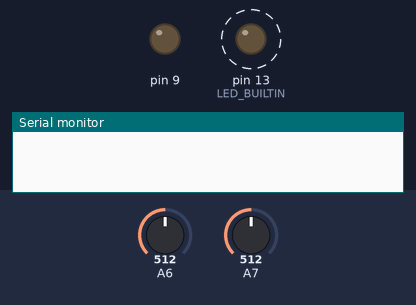
Recording of a sketch running on a simulated Arduino Mega 2560, built with avr-gcc and run on an emulated ATmega2560. Shown: output pins drawn as LEDs (lit = HIGH), the last lines printed to the serial monitor. Dashed ring = blinking. Inputs (shaded band) come from the test bench; at power-on: A6 = 512, A7 = 512.

Above: at 0.07 s.
At 6.39 s:
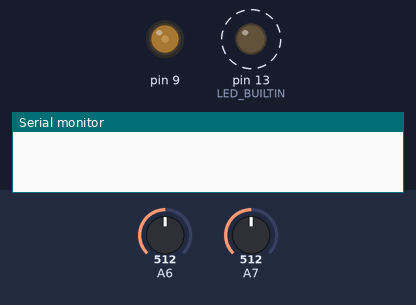
At 12.71 s:
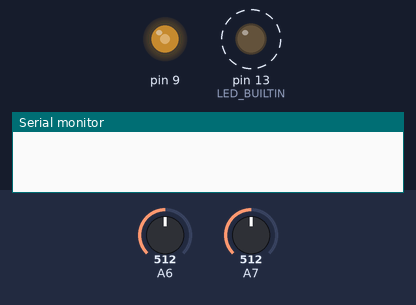
At 25.3 s:
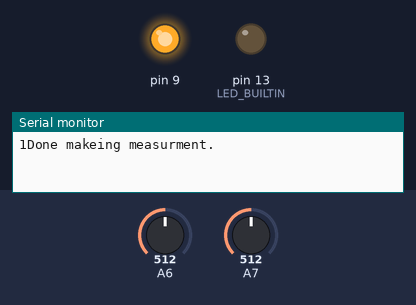
Timing chart, 0 to 26.8 s (numbered marks = the images above):
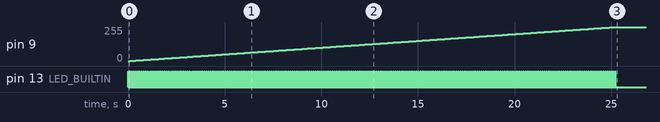

Measured:
- by itself, pin 9: moves from 0/255 to 255/255 over 25.1 s
- by itself, pin 13 (LED_BUILTIN): alternates HIGH for 0.03 s and LOW for 0.07 s, 512 changes in all, then stays LOW

The sketch:

nanocode.ino
```cpp
#include "nanocode.h"

void setup()
{
    Serial.begin(9600);
    pinMode(LED_BUILTIN, OUTPUT);
    Wire.begin(ADDRESS);
    Wire.onRequest(requestEvent);
    initWatchDog();
}

void loop()
{
    wdt_reset();
    makeMeasurments(&cigs1);

    // Waiting for data request.
    allowTransmission = true;
    digitalWrite(LED_BUILTIN, LOW);

    while(allowTransmission)
    {
        wdt_reset();
        Serial.println("waiting...");
        delay(100);
    }

    makeMeasurments(&cigs2);

    // Waiting for data request.
    allowTransmission = true;
    digitalWrite(LED_BUILTIN, LOW);
    while(allowTransmission)
    {
        wdt_reset();
        Serial.println("waiting...");
        delay(100);
    }

    makeMeasurments(&cigs3);

    // Waiting for data request.
    allowTransmission = true;
    digitalWrite(LED_BUILTIN, LOW);
    while(allowTransmission)
    {
        wdt_reset();
        Serial.println("waiting...");
        delay(100);
    }
}

void makeMeasurments(CigsCell* cigsCell)
{
    int32_t averageV = 0;
    int32_t averageA = 0;
    for (int j = 0; j < NUMBER_OF_DATA_POINTS; j++)
    {
        wdt_reset();
        digitalWrite(LED_BUILTIN, HIGH);
        analogWrite(cigsCell->gatePin, j); //Creates square waves with the current duty
        delay(SETTLING_TIME);              //Circuit is allowed to enter steadystate


        digitalWrite(LED_BUILTIN, LOW);
        for (int i = 0; i < 300; i++)
        {
            wdt_reset();
            averageV += analogRead(cigsCell->voltagePin); //Measures voltage.
            averageA += analogRead(cigsCell->currentPin); //Measures current.
            delayMicroseconds(INTEGRATING_DELAY);         //Prevents interferance.
        }
        averageV = (int) (round(averageV / 300.0));
        averageA = (int) (round(averageA / 300.0));
        cigsDataBuffer[4*j  ] = highByte(averageV);
        cigsDataBuffer[4*j+1] = lowByte(averageV);
        cigsDataBuffer[4*j+2] = highByte(averageA);
        cigsDataBuffer[4*j+3] = lowByte(averageA);

    }
    cigsDataBuffer[CIGS_DATA_LEN-1] = cigsCell->cellNumber;
    Serial.print(cigsDataBuffer[CIGS_DATA_LEN-1]);
    Serial.println("Done makeing measurment.");
}

void requestEvent()
{
    wdt_reset();
    if (!allowTransmission)
    {
        Serial.println("Transmission is not allowed.");
        Wire.write(TRANSMISSION_FORBIDDEN);
    }
    else if(allowTransmission && bufferIndex == -1)
    {
        Serial.print("Transmitting data: ");
        Wire.write(TRANSMISSION_ALLOWED);
        bufferIndex++;
    }
    else if(allowTransmission && bufferIndex < CIGS_DATA_LEN)
    {
        Serial.println(bufferIndex);
        Wire.write(cigsDataBuffer[bufferIndex]);
        bufferIndex++;
        if(bufferIndex == CIGS_DATA_LEN)
        {
            bufferIndex = -1;
            allowTransmission = false;
        }
    }
    else
    {
        Serial.println(" DONE");
        bufferIndex = -1;
        allowTransmission = false;
    }
}

void initWatchDog()
{
    cli();
    wdt_reset();
    // Enter config mode.
    WDTCSR |= (1 << WDCE) | (1 << WDE);

    // Set watchdog settings.
    WDTCSR = (1<<WDIE) | (1<<WDE) | (1<<WDP3) | (0<<WDP2) | (0<<WDP1) | (1<<WDP0);
    sei();
}
```

nanocode.h
```cpp
#include <Wire.h>
#include <avr/wdt.h>
#include <Lodestar-constants.h>

// One change this to NANO_1_ADDRESS or NANO_2_ADDRESS. Take note witch Nano is
// loaded with witch address. The cigs data from Nano 1 will be labled 1-3 and
// the data from Nano 2 will be labled 4-6.
#define ADDRESS    NANO_1_ADDRESS

// -------- DATA STUFF -------- //
uint8_t cigsDataBuffer[CIGS_DATA_LEN];
bool allowTransmission = false;
int bufferIndex = -1;

// Structs representing the three cigs cells connected to each Nano.
CigsCell cigs1{VOLTAGE_PIN_1, CURRENT_PIN_1, GATE_PIN_1, 1+(ADDRESS-1)*3};
CigsCell cigs2{VOLTAGE_PIN_2, CURRENT_PIN_2, GATE_PIN_2, 2+(ADDRESS-1)*3};
CigsCell cigs3{VOLTAGE_PIN_3, CURRENT_PIN_3, GATE_PIN_3, 3+(ADDRESS-1)*3};

// -------- FUNCTIONS -------- //

// Takes measurments from the cigsCell by increamenting the voltage over the
// panel and then measure the voltage and current over the panel. The data will be
// stored in cigsDataBuffer with the format:
// [voltage high byte, voltage low byte,
//  current high byte, current low byte,...., cigsNumber]
void makeMeasurments(CigsCell* cigsCell);

// Runs when the Arduino Mega requets data. If allowTranmisson, a 1 will be
// sent to the mega followed by the contet of cigsDataBuffer.
void requestEvent();
```
